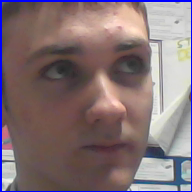
#> input picture LBHP/myImage2.png, 192 x 192 px, found by its file name
$ python Histogram.py
#> lines starting #> are read from the running program, lines starting #| are printed output that depends on the picture
import numpy as np
from PIL import Image
import cv2
from matplotlib import pyplot as plt

Image = np.array(Image.open("myimage2.png"))
#> Image is the input picture: shape (192, 192, 3); mean R, G, B 131.5, 113.9, 117.6
Grey = cv2.cvtColor(Image, cv2.COLOR_RGB2GRAY)
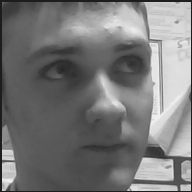
#> Grey: shape (192, 192); min 29, max 242, mean 119.6

xParam = 8
yParam = 8


plt.style.use("fivethirtyeight")

#> (the run stopped early here; a loop or call above may not have finished)
